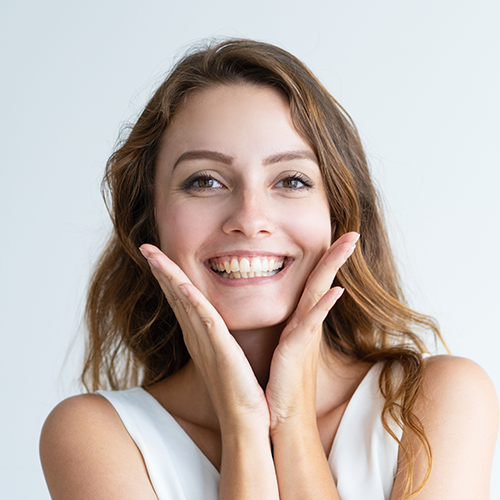
#> input picture beginner/eye-detection-Image-ROI/person_1.jpg, 500 x 500 px
$ python main.py
#> lines starting #> are read from the running program, lines starting #| are printed output that depends on the picture; after the words box and inside, x2 and y2 are one past the last pixel; in counts of white or black regions, pixels touching at a corner belong together
### beginner/eye-detection-Image-ROI/stackimages.py

import numpy as np
import cv2

def stackImages(scale,imgArray):
    rows = len(imgArray)
    cols = len(imgArray[0])
    rowsAvailable = isinstance(imgArray[0], list)
    width = imgArray[0][0].shape[1]
    height = imgArray[0][0].shape[0]
    if rowsAvailable:
        for x in range ( 0, rows):
            for y in range(0, cols):
                if imgArray[x][y].shape[:2] == imgArray[0][0].shape [:2]:
                    imgArray[x][y] = cv2.resize(imgArray[x][y], (0, 0), None, scale, scale)
                else:
                    imgArray[x][y] = cv2.resize(imgArray[x][y], (imgArray[0][0].shape[1], imgArray[0][0].shape[0]), None, scale, scale)
                if len(imgArray[x][y].shape) == 2: imgArray[x][y]= cv2.cvtColor( imgArray[x][y], cv2.COLOR_GRAY2BGR)
        imageBlank = np.zeros((height, width, 3), np.uint8)
        hor = [imageBlank]*rows
        hor_con = [imageBlank]*rows
        for x in range(0, rows):
            hor[x] = np.hstack(imgArray[x])
        ver = np.vstack(hor)
    else:
        for x in range(0, rows):
            if imgArray[x].shape[:2] == imgArray[0].shape[:2]:
                imgArray[x] = cv2.resize(imgArray[x], (0, 0), None, scale, scale)
            else:
                imgArray[x] = cv2.resize(imgArray[x], (imgArray[0].shape[1], imgArray[0].shape[0]), None,scale, scale)
            if len(imgArray[x].shape) == 2: imgArray[x] = cv2.cvtColor(imgArray[x], cv2.COLOR_GRAY2BGR)
        hor= np.hstack(imgArray)
        ver = hor
    return ver

### beginner/eye-detection-Image-ROI/main.py


try:
    import cv2
    import numpy as np
except ImportError as e:
    packages = ["opencv-python", "numpy"]
    from pip._internal import main as install
    for package in packages:
        install(["install", package])
finally:
    pass

from stackimages import stackImages

originalImage = cv2.imread("person_1.jpg")
#> originalImage is the input picture: shape (500, 500, 3); mean B, G, R 172.1, 178.9, 191.4
grayImage = cv2.cvtColor(originalImage, cv2.COLOR_BGR2GRAY)
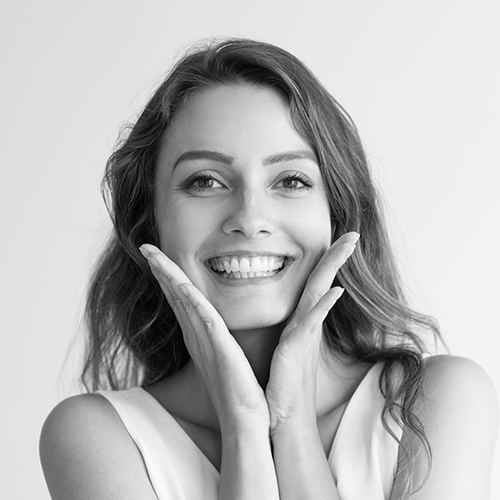
#> grayImage: shape (500, 500); min 0, max 255, mean 181.9
imageDrawing = originalImage.copy()
whiteImage = np.zeros((512, 512, 3), np.uint8)
eyeCascade = cv2.CascadeClassifier("haarcascade_eye_tree_eyeglasses.xml")
eyes_detected = []
def detectEyes():
    eyes = eyeCascade.detectMultiScale(grayImage)
#> eyes = [[269, 162, 43, 43], [178, 155, 53, 53]]
    if len(eyes):
        for x,y, w, h in eyes:
            imageROI = originalImage[y: y + h,x: x + w]
            eyes_detected.append(imageROI)
            cv2.rectangle(imageDrawing, (x, y), (x+w, y+h), (0,255, 0), 2)
#> this loop made 2 passes
#> pass 1, in detectEyes, `imageROI = originalImage[y: y + h,x: x + w]`:
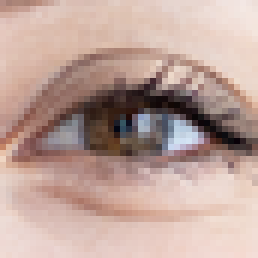
#> imageROI: shape (43, 43, 3) (shown 6 times larger); mean B, G, R 154.1, 162.6, 189.3
#> pass 2, in detectEyes, `imageROI = originalImage[y: y + h,x: x + w]`:
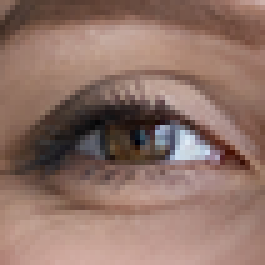
#> imageROI: shape (53, 53, 3) (shown 5 times larger); mean B, G, R 103.9, 114.1, 143.4
#> after the loop:
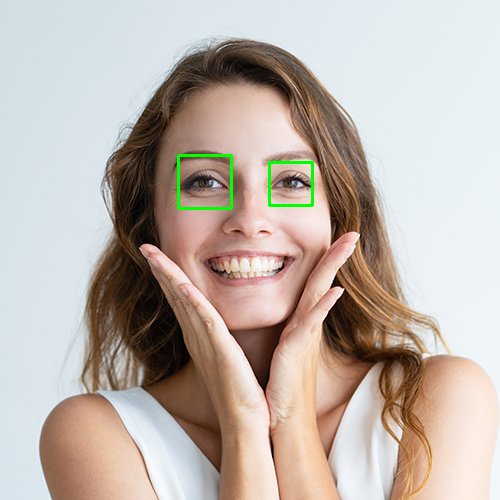
#> imageDrawing: shape (500, 500, 3); 0.46% of pixels changed, all inside (x1, y1, x2, y2) = (177, 154, 314, 210)
#> after the loop, eyes_detected = 2 items
    return
def showStackedImages():
    detectEyes()
    stackedImage = stackImages(.5, [[originalImage,grayImage, imageDrawing], [eyes_detected[0], eyes_detected[1], whiteImage]])
#> in stackImages, `ver = np.vstack(hor)`:
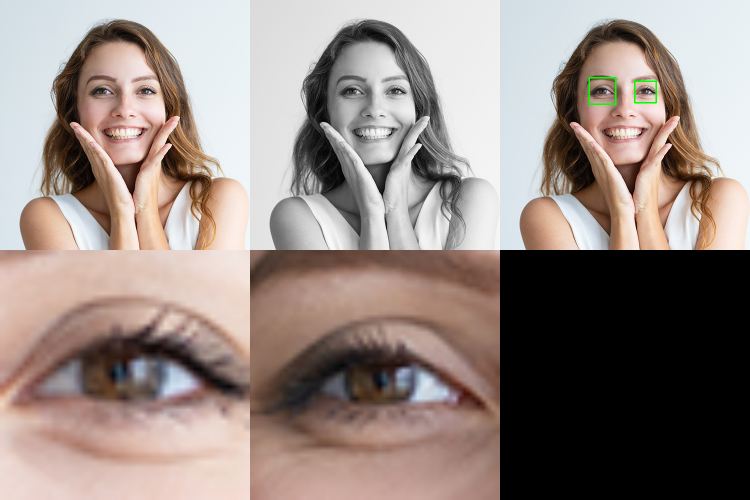
#> ver: shape (500, 750, 3); mean of channels 0, 1, 2 130.6, 136.1, 149.4; drawn as B, G, R
    cv2.imshow("Eye Detection Image ROI",stackedImage)
    cv2.waitKey(0)
    return
showStackedImages()
